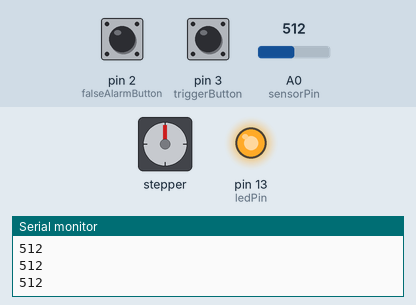
Bench run of a sketch on a simulated Arduino Uno, built with avr-gcc and run on an emulated ATmega328P. On the bench: stepper motor, output pins drawn as LEDs (lit = HIGH), the last lines printed to the serial monitor. Inputs (shaded band) come from the test bench; at power-on: pin 3 (triggerButton) HIGH, pin 2 (falseAlarmButton) HIGH, A0 (sensorPin) = 512. Stepper angles assume 400 steps per turn.

Above: at 1.2 s.
1.3 s: pin 3 (triggerButton) pulled LOW for 0.15 s
At 1.46 s:
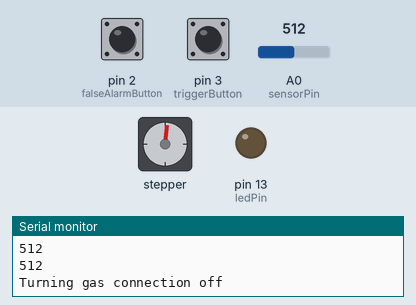
4.3 s: pin 2 (falseAlarmButton) pulled LOW for 3.2 s
At 8.7 s:
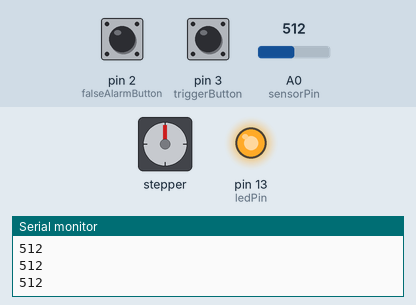
9.0 s: pin 3 (triggerButton) pulled LOW for 1 s
At 9.46 s:
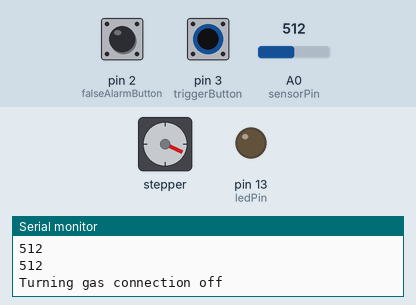
12.0 s: A0 (sensorPin) set to 490
At 12.78 s:
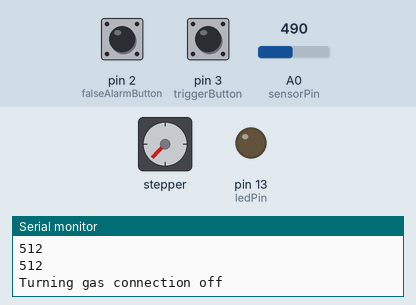
15.0 s: A0 (sensorPin) set to 510
At 16.2 s:
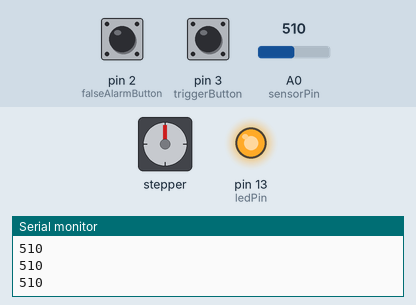
16.5 s: pin 3 (triggerButton) driven LOW
At 17.57 s:
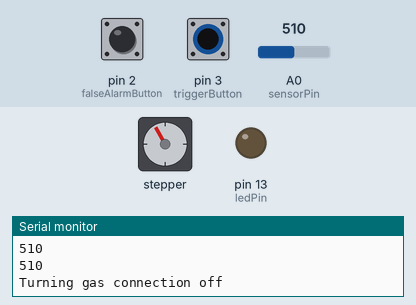
Timing chart, 0 to 20.5 s (numbered marks = the images above; inputs shaded):
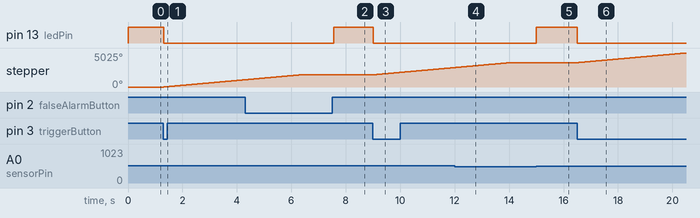

The sketch:

smokeDetector.ino
```cpp
#include <Stepper.h>

int sensorPin = A0;    // select the input pin for the potentiometer
int ledPin = 13;      // select the pin for the LED
int sensorValue = 0;  // variable to store the value coming from the sensor
int falseAlarmButton=2;
int triggerButton=3;
bool ledOn=true;
const int stepsPerRevolution = 400;
Stepper myStepper(stepsPerRevolution, 8, 9, 10, 11);

void setup() {
  // declare the ledPin as an OUTPUT:
  pinMode(ledPin, OUTPUT);
  pinMode(falseAlarmButton, INPUT_PULLUP);
  pinMode(triggerButton, INPUT_PULLUP);
  digitalWrite(ledPin,LOW);
  myStepper.setSpeed(60);
  Serial.begin(9600);
}
bool isPushed(int pin)
{
  if(digitalRead(pin)==false)
    return true;

  return false;
}
void loop() {
  // read the value from the sensor:
  sensorValue = analogRead(sensorPin);
  Serial.println(sensorValue);
  if(sensorValue>500)
  {
    digitalWrite(ledPin,HIGH);


  }
  if(isPushed(falseAlarmButton))
  {
    digitalWrite(ledPin,LOW);
     Serial.println("False Alarm");
    while(digitalRead(falseAlarmButton) == false);


  }
  if(isPushed(triggerButton) && digitalRead(ledPin)==true)
  {
    digitalWrite(ledPin,LOW);
     Serial.println("Turning gas connection off");
    myStepper.step(stepsPerRevolution*5);
    while(digitalRead(triggerButton) == false);


  }
  delay(50);


}
```

Measured:
- the behaviour switches between 501 and 500 on A0 (sensorPin) (found by bisection; images 3 and 4)
- after the input at 1.3 s, pin 13 (ledPin): HIGH → LOW at once; stepper: keeps turning clockwise at about 359°/s, starting at once
- after the input at 4.3 s, pin 13 (ledPin): LOW → HIGH after 3.3 s instead of 2.1 s
- after the input at 9.0 s, pin 13 (ledPin): HIGH → LOW at once; stepper: keeps turning clockwise at about 359°/s, starting at once
- after the input at 12.0 s, pin 13 (ledPin): stays LOW (without the input it goes to HIGH after 2.1 s)
- after the input at 15.0 s, pin 13 (ledPin): LOW → HIGH at once
- after the input at 16.5 s, pin 13 (ledPin): HIGH → LOW at once; stepper: keeps turning clockwise at about 359°/s, starting at once
